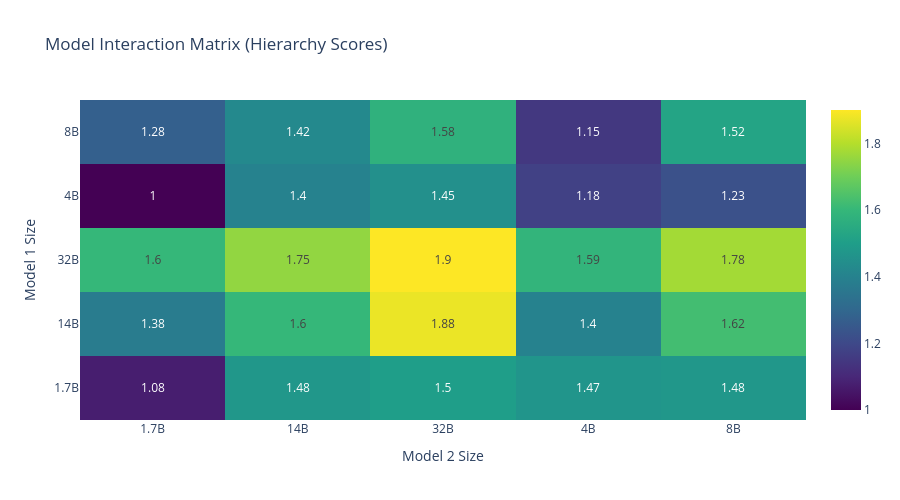

Notebook source saved alongside this figure:
### Markdown cell above
## 4. Network and Relationship Visualizations

### Code cell
# 6. Chord Diagram using Plotly
# Create a matrix for model relationships
model_sizes = sorted(df['model1_size'].unique())
n_models = len(model_sizes)

# Create interaction matrix
interaction_matrix = np.zeros((n_models, n_models))
for i, m1 in enumerate(model_sizes):
    for j, m2 in enumerate(model_sizes):
        score = df[(df['model1_size'] == m1) & (df['model2_size'] == m2)]['hierarchy_score'].mean()
        interaction_matrix[i, j] = score if not np.isnan(score) else 0

# Create chord diagram using plotly
fig = go.Figure(data=go.Heatmap(
    z=interaction_matrix,
    x=model_sizes,
    y=model_sizes,
    colorscale='Viridis',
    text=np.round(interaction_matrix, 2),
    texttemplate="%{text}",
    textfont={"size": 12},
    hoverongaps=False
))

fig.update_layout(
    title='Model Interaction Matrix (Hierarchy Scores)',
    xaxis_title='Model 2 Size',
    yaxis_title='Model 1 Size',
    height=500
)

fig.show()

### Figure 1 — Plotly figure (JSON) as saved in the notebook; plotly's stock layout.template omitted (floating-point values rounded to 4 significant figures)
{"data": [{"colorscale": [[0, "#440154"], [0.1111, "#482878"], [0.2222, "#3e4989"], [0.3333, "#31688e"], [0.4444, "#26828e"], [0.5556, "#1f9e89"], [0.6667, "#35b779"], [0.7778, "#6ece58"], [0.8889, "#b5de2b"], [1, "#fde725"]], "hoverongaps": false, "text": [[1.08, 1.48, 1.5, 1.47, 1.48], [1.38, 1.6, 1.88, 1.4, 1.62], [1.6, 1.75, 1.9, 1.59, 1.78], [1.0, 1.4, 1.45, 1.18, 1.23], [1.28, 1.42, 1.58, 1.15, 1.52]], "textfont": {"size": 12}, "texttemplate": "%{text}", "type": "heatmap", "x": ["1.7B", "14B", "32B", "4B", "8B"], "y": ["1.7B", "14B", "32B", "4B", "8B"], "z": [[1.075, 1.475, 1.5, 1.467, 1.475], [1.375, 1.6, 1.875, 1.4, 1.625], [1.6, 1.75, 1.9, 1.589, 1.775], [1.0, 1.4, 1.45, 1.175, 1.225], [1.275, 1.425, 1.575, 1.15, 1.525]]}], "layout": {"height": 500, "title": {"text": "Model Interaction Matrix (Hierarchy Scores)"}, "xaxis": {"title": {"text": "Model 2 Size"}}, "yaxis": {"title": {"text": "Model 1 Size"}}}}
